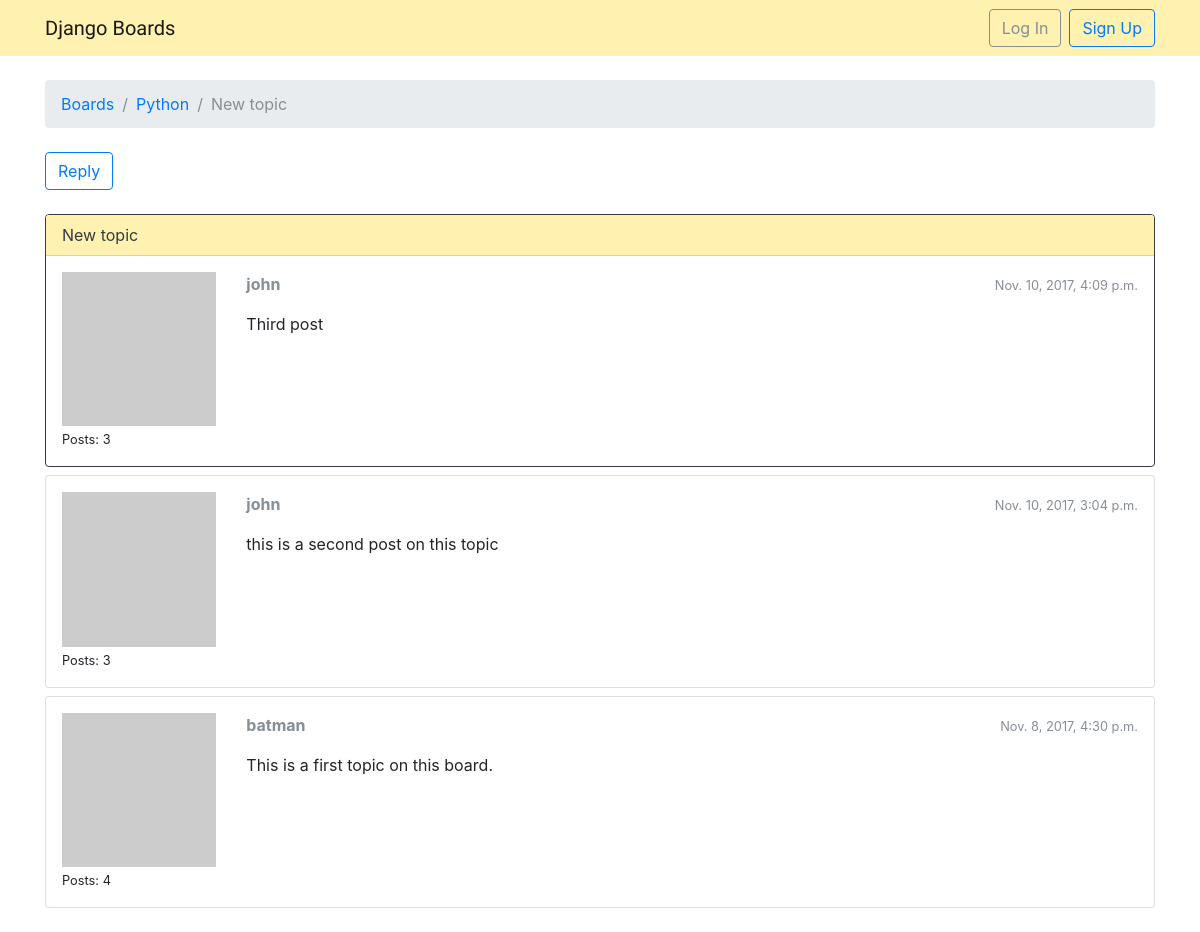
The app's page /boards/1/topics/1/, older data.
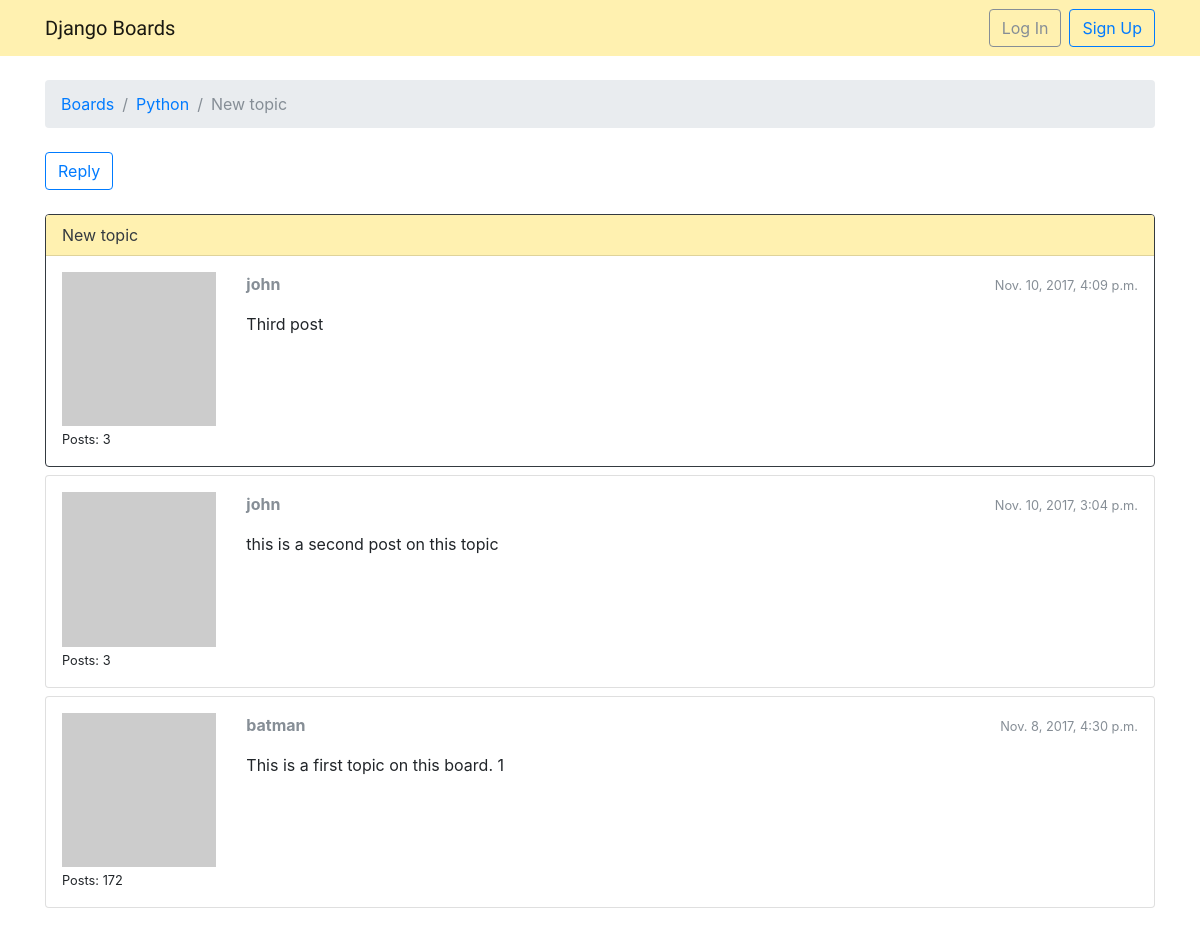
The same page, newer data.
### forums/models.py (models this page shows, shortened)
class Topic(models.Model):
    subject = models.CharField(max_length=255)
    last_updated = models.DateTimeField(auto_now_add=True)
    board = models.ForeignKey(Board, related_name='topics')
    starter = models.ForeignKey(User, related_name='topics')
    views = models.PositiveIntegerField(default=0)

class Board(models.Model):
    name = models.CharField(max_length=30, unique=True)
    description = models.CharField(max_length=100)

class Post(models.Model):
    message = models.TextField(max_length=4000)
    topic = models.ForeignKey(Topic, related_name='posts')
    created_at = models.DateTimeField(auto_now_add=True)
    updated_at = models.DateTimeField(null=True)
    created_by = models.ForeignKey(User, related_name='posts')
    updated_by = models.ForeignKey(User, null=True, related_name='+')
    def get_message_as_markdown(self):
        return mark_safe(markdown(self.message, safe_mode='escape'))

### forums/views.py (the view)
# urls.py: url(r'(?P<pk>\d+)/topics/(?P<topic_pk>\d+)/$', views.PostListView.as_view(), name='topic_posts'),
class PostListView(ListView):
    model = models.Post
    context_object_name = 'posts'
    template_name = 'forums/topic_posts.html'
    paginate_by = 4
    def get_context_data(self, **kwargs):
        session_key = 'viewed_topic_{}'.format(self.topic.pk)
        if not self.request.session.get(session_key, False):
            self.topic.views += 1
            self.topic.save()
            self.request.session[session_key] = True
        kwargs['topic'] = self.topic
        return super().get_context_data(**kwargs)
    def get_queryset(self):
        self.topic = get_object_or_404(models.Topic, board__pk=self.kwargs.get('pk'), pk=self.kwargs.get('topic_pk'))
        queryset = self.topic.posts.order_by('-created_at')
        return queryset

### forums/templatetags/gravatar.py (called while the page is built)
@register.filter
def gravatar(user):
    email = user.email.lower().encode('utf-8')
    default = 'mm'
    size = 256
    url = 'https://www.gravatar.com/avatar/{md5}?{params}'.format(
        md5=hashlib.md5(email).hexdigest(),
        params=urlencode({'d':default, 's': str(size)})
    )
    return url

### forums/templates/forums/topic_posts.html (shortened to what this page needs)
{% extends 'base.html' %}
{% load static %}
{% load gravatar %}
{% block breadcrumb %}
    <li class="breadcrumb-item"><a href="{% url 'home' %}">Boards</a></li>
    <li class="breadcrumb-item"><a href="{% url 'forums:board_topics' pk=topic.board.pk %}">{{ topic.board.name }}</a></li>
    <li class="breadcrumb-item active">{{ topic.subject }}</li>
{% endblock %}
{% block content %}
    <div class="mb-4">
        <a href="{% url 'forums:reply_topic' pk=topic.board.pk topic_pk=topic.pk %}" class="btn btn-outline-primary">Reply</a>
    </div>
    {% for post in posts %}
        <div id="{{ post.pk }}" class="card {% if forloop.last %}mb-4{% else %}mb-2{% endif %} {% if forloop.first %}border-dark{% endif %}">
            {% if forloop.first %}
                <div class="card-header text-dark py-2 px-3" style="background-color: #fff1b0">{{ topic.subject }}</div>
            {% endif %}
            <div class="card-body p-3">
                <div class="row">
                    <div class="col-2">
                        <img src="{{ post.created_by|gravatar }}" alt="{% static 'img/avatar.svg' %}" class="w-100">
                        <small>Posts: {{ post.created_by.posts.count }}</small>
                    </div>
                    <div class="col-10">
                        <div class="row mb-3">
                            <div class="col-6">
                                <strong class="text-muted">{{ post.created_by.username }}</strong>
                            </div>
                            <div class="col-6 text-right">
                                <small class="text-muted">{{ post.created_at }}</small>
                            </div>
                        </div>
                        {{ post.get_message_as_markdown }}
                    </div>
                </div>
            </div>
        </div>
    {% endfor %}
{% endblock %}

### templates/base.html (shortened to what this page needs)
{% load static %}
<!DOCTYPE html>
<html>
    <head>
        <link rel="stylesheet" href="{% static 'css/bootstrap.min.css' %}">
        <link rel="stylesheet" href="{% static 'css/app.css' %}">
    </head>
    <body>
        {% block body %}
            <nav class="navbar navbar-expand-lg navbar-light" style="background-color: #fff1b0">
                <div class="container">
                    <a class="navbar-brand" href="{% url 'home' %}">Django Boards</a>
                    <div class="collapse navbar-collapse" id="mainMenu">
                        {% if user.is_authenticated %}
                            <ul class="navbar-nav ml-auto">
                                <li class="nav-item dropdown">
                                    <a class="nav-link dropdown-toggle" href="#" id="userMenu"
                                       data-toggle="dropdown" aria-haspopup="true" aria-expanded="false">
                                        {{ user.username }}
                                    </a>
                                    <div class="dropdown-menu dropdown-menu-right" aria-labelledby="userMenu">
                                        <a class="dropdown-item" href="#">My account</a>
                                        <a class="dropdown-item" href="{% url 'password_change' %}">Change password</a>
                                        <div class="dropdown-divider"></div>
                                        <a class="dropdown-item" href="{% url 'logout' %}">Log out</a>
                                    </div>
                                </li>
                            </ul>
                        {% else %}
                            <form class="form-inline ml-auto">
                                <a href="{% url 'login' %}" class="btn btn-outline-secondary">Log In</a>
                                <a href="{% url 'signup' %}" class="btn btn-outline-primary ml-2">Sign Up</a>
                            </form>
                        {% endif %}
                    </div>
                </div>
            </nav>
            <div class="container">
                <ol class="breadcrumb my-4">
                    {% block breadcrumb %}{% endblock %}
                </ol>
                {% block content %}{% endblock %}
            </div>
        {% endblock body %}
    </body>
</html>

### static/css/app.css (style rules this page uses)
.navbar-brand { font-family: 'Holtwood One SC', serif; }

Row changes from the older to the newer data that the page shows:
changed Post "batman": created_by.posts.count "4" → "172"; get_message_as_markdown "This is a first topic on this board." → "This is a first topic on this board. 1"
